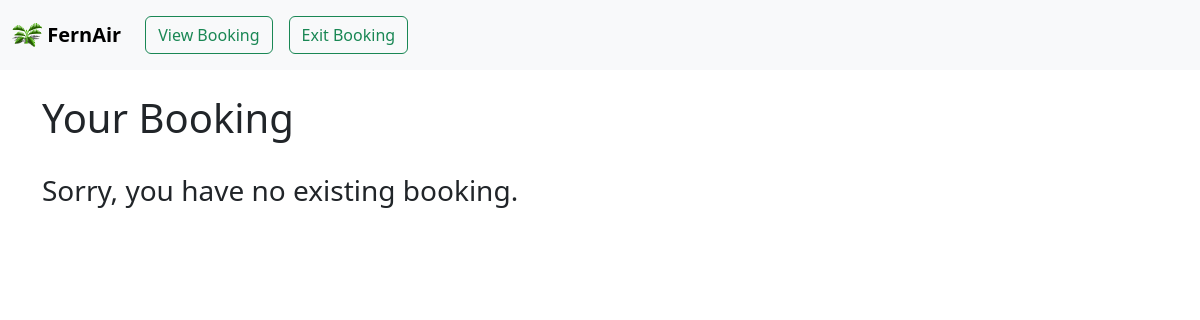
The app's page /manage/booking (signed in), older data.
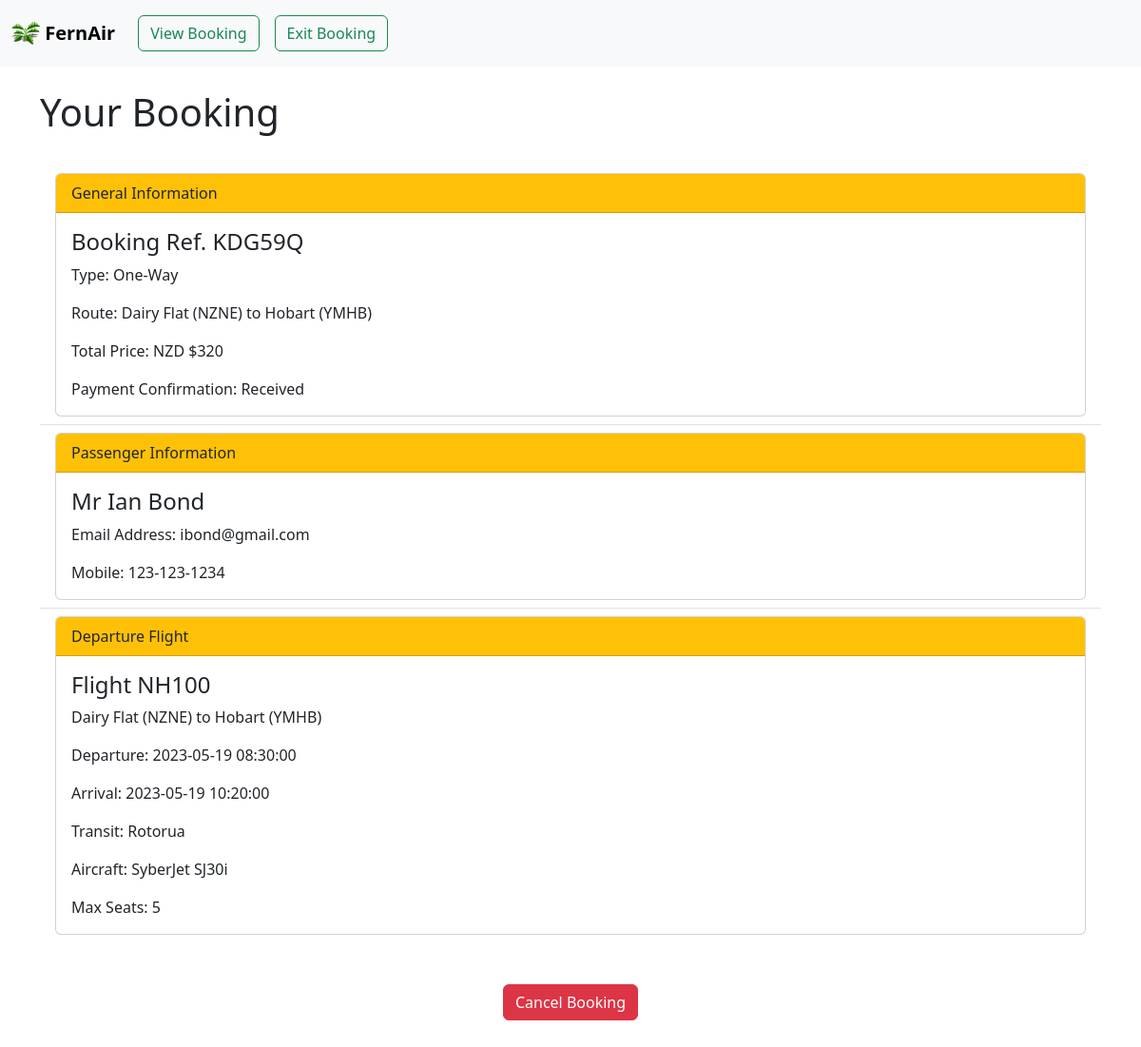
The same page, newer data.
### database/models.py (models this page shows, shortened)
class Customer(db.Model, UserMixin):
    id = db.Column(db.Integer, primary_key=True)
    title = db.Column(db.String(20))
    first_name = db.Column(db.String(20))
    last_name = db.Column(db.String(20))
    email = db.Column(db.String(20))
    mobile = db.Column(db.String(20))
    booking_ref = db.Column(db.String(20), db.ForeignKey("booking.booking_ref"))
    booking = db.relationship("Booking", foreign_keys=[booking_ref])

class Flight(db.Model):
    id = db.Column(db.String(20), primary_key=True)
    price = db.Column(db.Integer)
    max_seats = db.Column(db.Integer)
    seats = db.Column(db.Integer)
    origin = db.Column(db.String(20))
    dest = db.Column(db.String(20))
    origin_code = db.Column(db.String(4))
    dest_code = db.Column(db.String(4))
    leave_dt = db.Column(db.TIMESTAMP(timezone=True))
    arrival_dt = db.Column(db.TIMESTAMP(timezone=True))
    operator = db.Column(db.String(20), default="MilkRun Airways")
    aircraft_model = db.Column(db.String(20))
    stopover = db.Column(db.String(20))

### backend/views.py (the view)
@views.route("/manage/booking")
@login_required
def manage_booking():
    return render_template("manage_booking.html", user=current_user)

### app.py (called while the page is built)
    @login_manager.user_loader
    def load_user(user_id):
        return Customer.query.get(int(user_id))

### frontend/templates/manage_booking.html (shortened to what this page needs)
{% extends "base.html" %}
{% block content %}
    <div class="container-md">
        <br>
        <h1>Your Booking</h1>
        <br>
        {% if user.booking %}
            <ul class="list-group list-group-flush" id="inbound_flights">
                <li class="list-group-item">
                    <div class="card">
                        <div class="card-header bg-warning">
                            General Information
                        </div>
                        <div class="card-body">
                            <h4 class="card-title">Booking Ref. {{ user.booking_ref }}</h4>
                            {% if user.booking.inbound_flight %}
                                <p class="card-text">Type: Round-Trip</p>
                                <p class="card-text">Route: {{ user.booking.outbound_flight.origin }}
                                    ({{ user.booking.outbound_flight.origin_code }})
                                    to {{ user.booking.outbound_flight.dest }}
                                    ({{ user.booking.outbound_flight.dest_code }})
                                    to {{ user.booking.outbound_flight.origin }}
                                    ({{ user.booking.outbound_flight.origin_code }})</p>
                            {% else %}
                                <p class="card-text">Type: One-Way</p>
                                <p class="card-text">Route: {{ user.booking.outbound_flight.origin }}
                                    ({{ user.booking.outbound_flight.origin_code }})
                                    to {{ user.booking.outbound_flight.dest }}
                                    ({{ user.booking.outbound_flight.dest_code }})
                                </p>
                            {% endif %}
                            {% if user.booking.inbound_flight %}
                                <p class="card-text">Total Price: NZD
                                    ${{ user.booking.outbound_flight.price + user.booking.inbound_flight.price }}</p>
                            {% else %}
                                <p class="card-text">Total Price: NZD
                                    ${{ user.booking.outbound_flight.price }}</p>
                            {% endif %}
                            <p class="card-text">Payment Confirmation: Received</p>
                        </div>
                    </div>
                </li>
                <li class="list-group-item">
                    <div class="card">
                        <div class="card-header bg-warning">
                            Passenger Information
                        </div>
                        <div class="card-body">
                            <h4 class="card-title">{{ user.title }} {{ user.first_name }} {{ user.last_name }}</h4>
                            <p class="card-text">Email Address: {{ user.email }}</p>
                            <p class="card-text">Mobile: {{ user.mobile }}</p>
                        </div>
                    </div>
                </li>
                <li class="list-group-item">
                    <div class="card">
                        <div class="card-header bg-warning">
                            Departure Flight
                        </div>
                        <div class="card-body">
                            <h4 class="card-title">Flight {{ user.booking.outbound_flight.id }}</h4>
                            <p class="card-text">{{ user.booking.outbound_flight.origin }}
                                ({{ user.booking.outbound_flight.origin_code }})
                                to {{ user.booking.outbound_flight.dest }}
                                ({{ user.booking.outbound_flight.dest_code }})</p>
                            <p class="card-text">Departure: {{ user.booking.outbound_flight.leave_dt }}</p>
                            <p class="card-text">Arrival: {{ user.booking.outbound_flight.arrival_dt }}</p>
                            {% if user.booking.outbound_flight.stopover %}
                                <p class="card-text">
                                    Transit: {{ user.booking.outbound_flight.stopover }}</p>
                            {% endif %}
                            <p class="card-text">Aircraft: {{ user.booking.outbound_flight.aircraft_model }}</p>
                            <p class="card-text">Max Seats: {{ user.booking.outbound_flight.max_seats }}</p>
                        </div>
                    </div>
                </li>
            </ul>
            <br>
            <button class="btn btn-danger text-center"
                    style="margin: 20px auto 40px auto; display: block"
                    onclick="cancelBooking({{ user.booking.id }})">Cancel Booking
            </button>
        {% else %}
            <h3>Sorry, you have no existing booking.</h3>
        {% endif %}
    </div>
{% endblock %}

### frontend/templates/base.html (shortened to what this page needs)
<!DOCTYPE html>
<html lang="en">
<head>
    <link href="https://cdn.jsdelivr.net/npm/bootstrap@5.3.0-alpha3/dist/css/bootstrap.min.css" rel="stylesheet"
>
</head>
<body>
<nav class="navbar navbar-expand-md navbar-light bg-light" style="background-color: #023020;">
    <div class="container-fluid">
        <a class="navbar-brand" href="/"><img src="{{ url_for("static", filename="fern-logo.svg") }}" width="30"
                                              height="30" class="d-inline-block align-top" alt=""><b> FernAir</b></a>
        <div class="collapse navbar-collapse" id="navbar">
            <div class="navbar-nav">
                {% if user.is_authenticated %}
                    <a class="nav-item nav-link" id="manage" href="/manage/booking">
                        <button class="btn btn-outline-success my-2 my-sm-0">View Booking</button>
                    </a>
                    <a class="nav-item nav-link" id="exit" href="/exit">
                        <button class="btn btn-outline-success my-2 my-sm-0">Exit Booking</button>
                    </a>
                {% endif %}
            </div>
        </div>
    </div>
</nav>
{% block content %}
{% endblock %}
</body>
</html>

Row changes from the older to the newer data that the page shows:
now on this page (row edited): Customer: booking_ref "KDG59Q", title "Mr", first_name "Ian", last_name "Bond", email "ibond@gmail.com", mobile "123-123-1234"
now on this page (row unchanged): Flight: booking.outbound_flight.origin "Dairy Flat", booking.outbound_flight.origin_code "NZNE", booking.outbound_flight.dest "Hobart", booking.outbound_flight.dest_code "YMHB", booking.outbound_flight.price "320", booking.outbound_flight.id "NH100", booking.outbound_flight.leave_dt "2023-05-19 08:30:00", booking.outbound_flight.arrival_dt "2023-05-19 10:20:00", booking.outbound_flight.stopover "Rotorua", booking.outbound_flight.aircraft_model "SyberJet SJ30i", booking.outbound_flight.max_seats "5"
Text that changed along with them:
text no longer shown: "Sorry, you have no existing booking."
text now shown: "General Information Booking Ref. Type: One-Way Route: ( ) to ( ) Total Price: NZD $ Payment Confirmation: Received Passenger Information Email Address: Mobile: Departure Flight Flight ( ) to ( ) Departure: Arrival: Transit: Aircraft: Max Seats: Cancel Booking"
